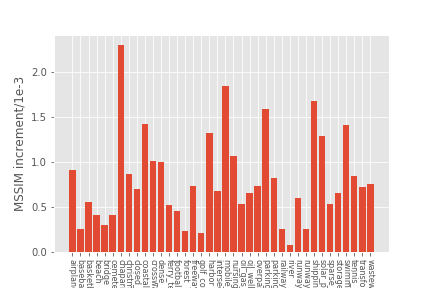
#> input picture Images/bars.png, 432 x 288 px, given as the content of the folder images/freeway/, which was not available
$ python dataset_process_attitude.py
#> lines starting #> are read from the running program, lines starting #| are printed output that depends on the picture; pictures that were not available may be replaced by others from this repository, and a replacement may not be noted
# -*- coding: utf-8 -*-
"""
Created on Mon May 28 14:24:57 2018

@author: zhang
"""

import numpy as np
import os
from PIL import Image
from scipy.interpolate import interp2d
import matplotlib.pyplot as plt
from numpy.random import random_sample
from numpy import sin
from random import random
# data：2018/5/27

# [10 lines left out: function obtain_classes, not called in this run]


def is_an_image_file(filename):
#> called with filename = 'bars.png'
    IMAGE_EXTENSIONS = ['.png', '.jpg', '.jpeg']
    for ext in IMAGE_EXTENSIONS:
        if ext in filename:
            return True
    return False

def list_image_files(directory):
    files = os.listdir(directory)
    img_list = [os.path.join(directory, f) for f in files if is_an_image_file(f)]
    name = [f for f in files]
    return img_list, name
def load_image(path):
#> called with path = 'images/freeway/bars.png'
    img = Image.open(path).convert('L')
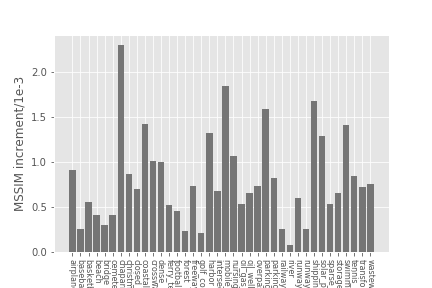
#> img: PIL image 432x288 L; min 85, max 255, mean 221.4
    img = img.resize((256,256))
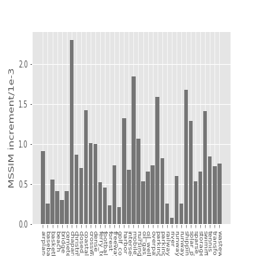
#> img: PIL image 256x256 L; min 103, max 255, mean 221.3
    return img
def preprocess(img):
    img = np.array(img)
    img = img / 255
#> img: shape (256, 256) float64
    return img
# [80 lines left out: functions jitter, find_min, jitter_reverse, jitter2D, not called in this run]

if __name__ == "__main__":

    cla = 'freeway'
    rootDir = 'images/' + cla + '/'
    save_dir_jit = 'image_deform/' + cla + '/jitter/'

    save_dir_A_test = 'image_deform/' + cla + '/A_test_attitude/'
    save_dir_B_test = 'image_deform/' + cla + '/B_test_attitude/'

    if not os.path.exists(save_dir_A_test):
        os.makedirs(save_dir_A_test)
        os.makedirs(save_dir_B_test)
        os.makedirs(save_dir_jit)
    list_dirs = os.walk(rootDir)
    image_list,name = list_image_files(rootDir)


    for i in range(0,20):  # just random
        print(i)
        img_gray = load_image(image_list[i])
        img = preprocess(img_gray)
        width = img.shape[0]
#> width = 256
        x = np.arange(width).astype(float)
#> x = 256 values from 0 to 255
        y = np.arange(width).astype(float)
#> y = 256 values from 0 to 255

#> (the run stopped early here; a loop or call above may not have finished)

$ run again, on Images/full_class2.png
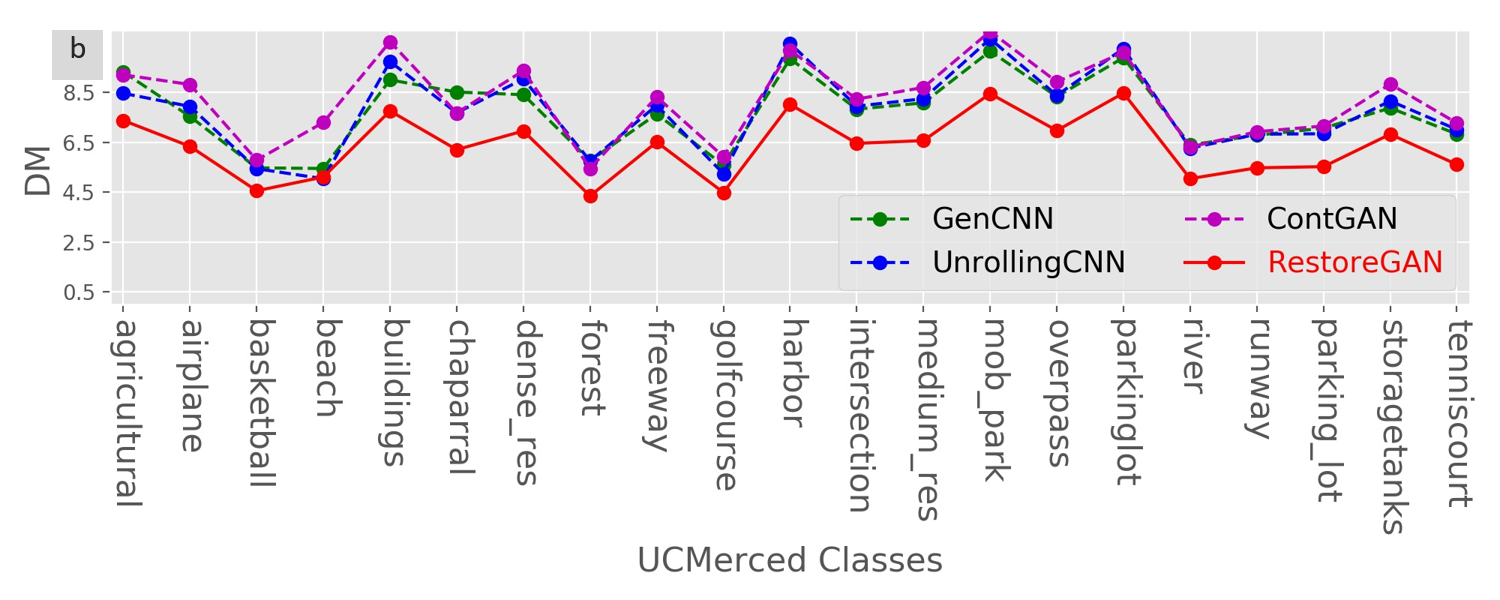
#> input picture Images/full_class2.png, 1500 x 600 px, given as the content of the folder images/freeway/, which was not available
#> in load_image, `img = Image.open(path).convert('L')`:
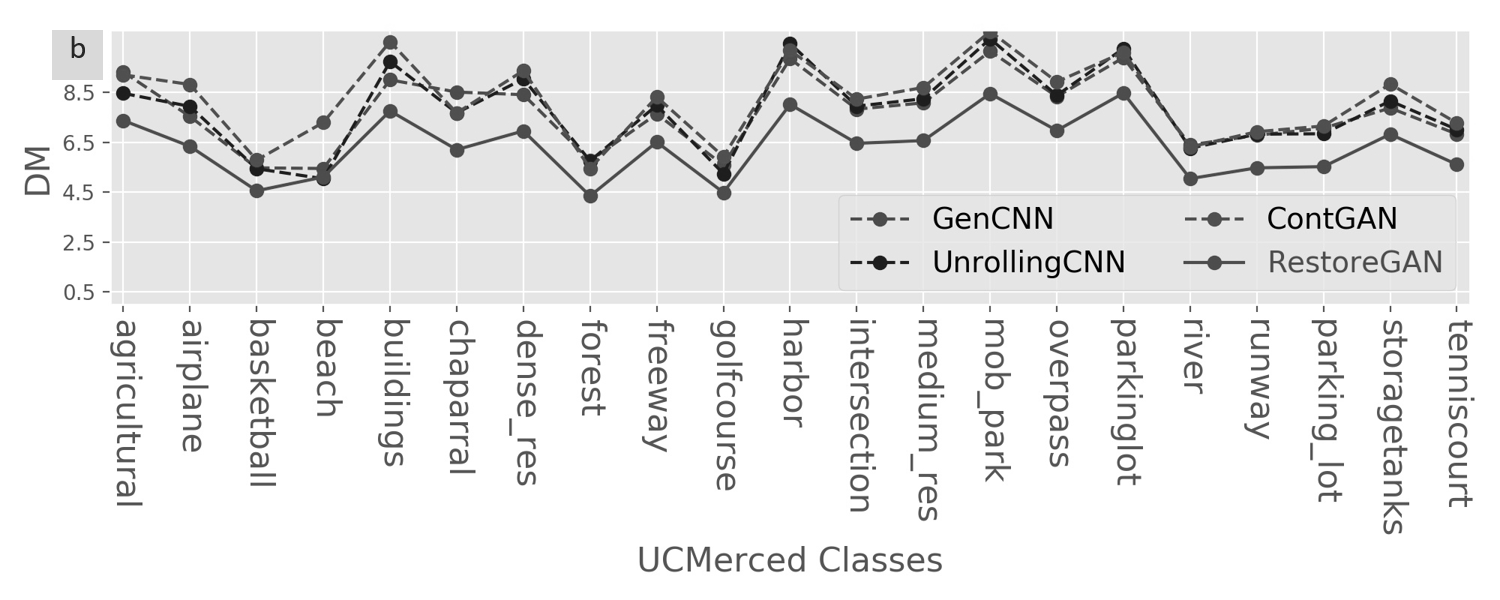
#> img: PIL image 1500x600 L; min 0, max 255, mean 234.2
#> in load_image, `img = img.resize((256,256))`:
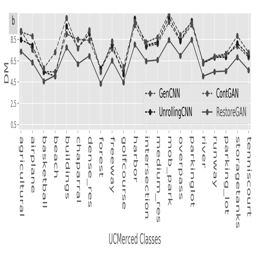
#> img: PIL image 256x256 L; min 10, max 255, mean 234

$ run again, on Images/full_class3.png
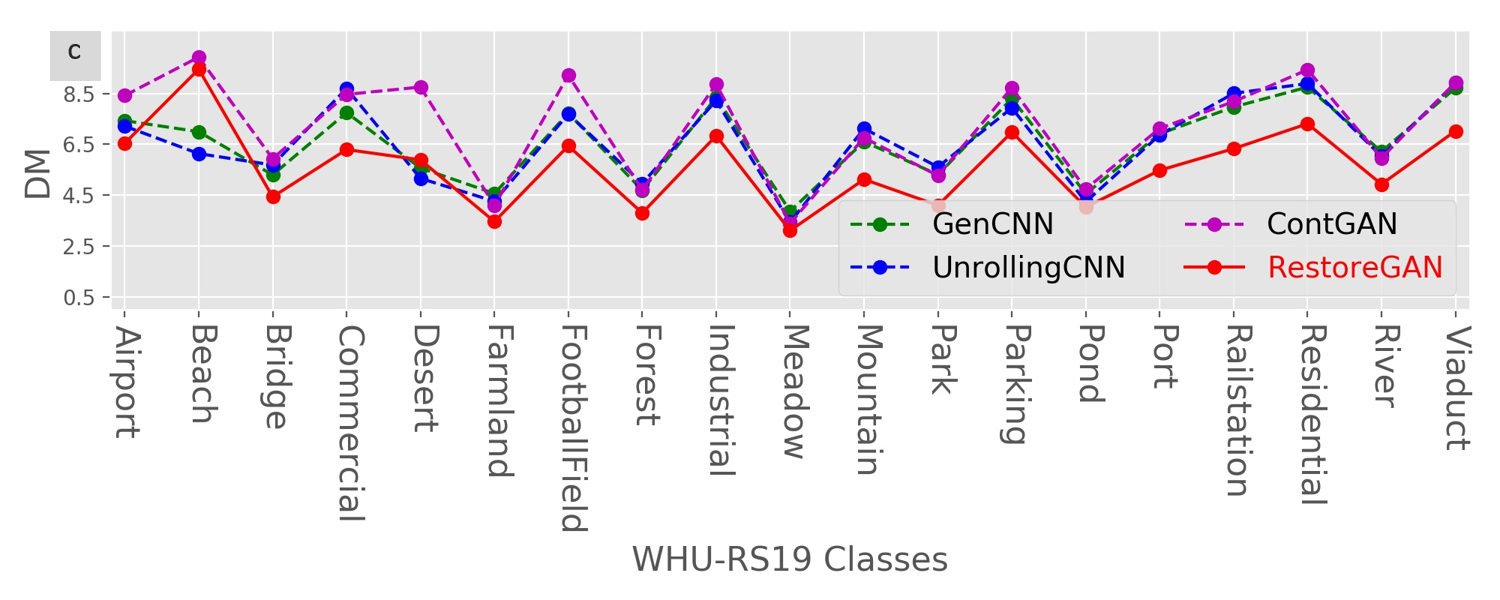
#> input picture Images/full_class3.png, 1500 x 600 px, given as the content of the folder images/freeway/, which was not available
#> in load_image, `img = Image.open(path).convert('L')`:
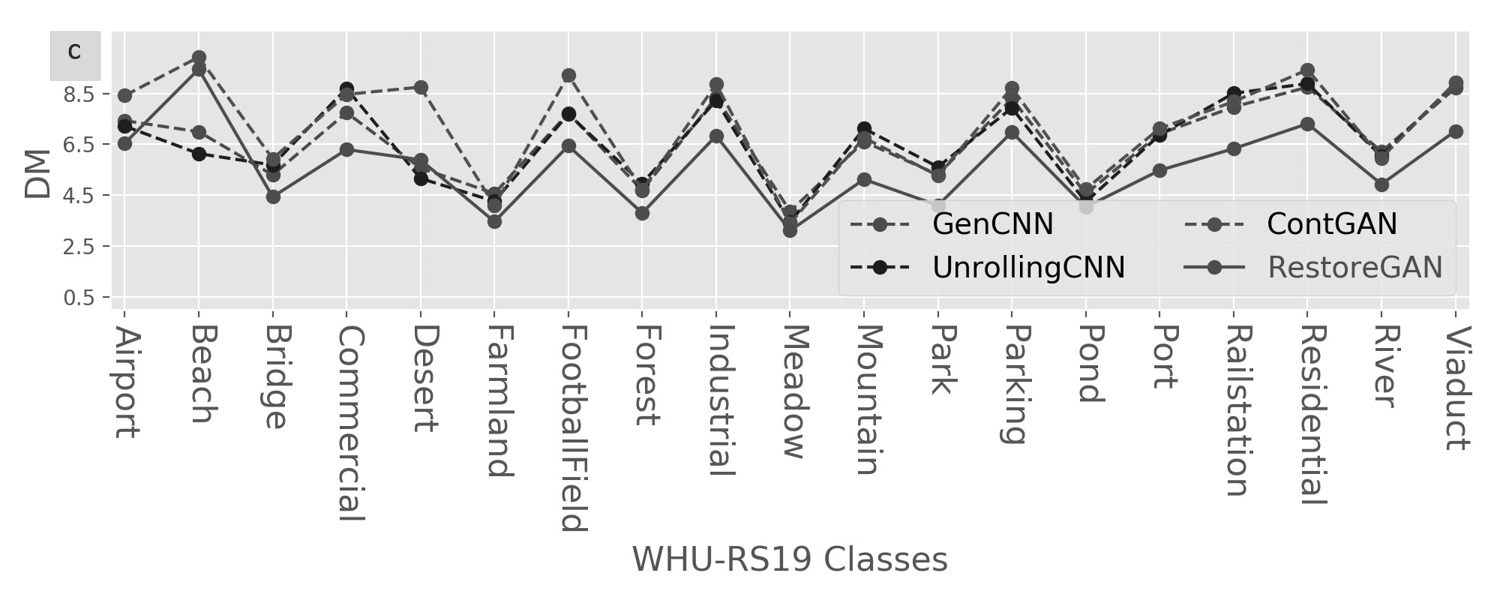
#> img: PIL image 1500x600 L; min 0, max 255, mean 234.9
#> in load_image, `img = img.resize((256,256))`:
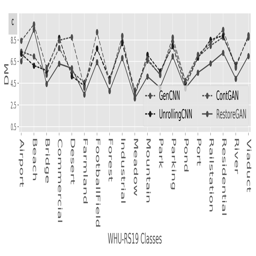
#> img: PIL image 256x256 L; min 12, max 255, mean 234.8
